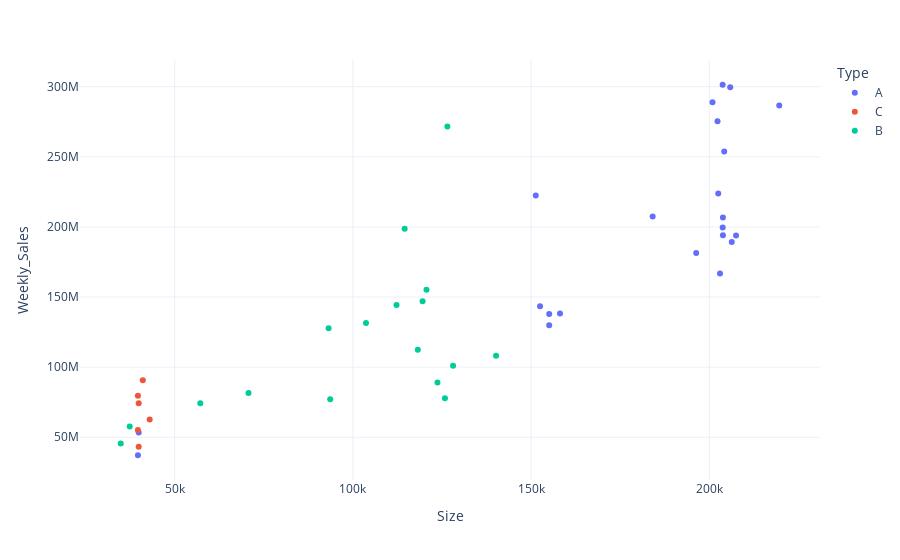

The notebook cell saved with this chart:
### Code cell
fig = px.scatter(byStore, x="Size",y='Weekly_Sales',color='Type')

fig.show()

### Figure 1 — Plotly figure (JSON) as saved in the notebook; plotly's stock layout.template omitted (floating-point values rounded to 4 significant figures)
{"data": [{"hovertemplate": "Type=A<br>Size=%{x}<br>Weekly_Sales=%{y}<extra></extra>", "legendgroup": "A", "marker": {"color": "#636efa", "symbol": "circle"}, "mode": "markers", "name": "A", "showlegend": true, "type": "scatter", "x": [39690, 39910, 155078, 155083, 158114, 152513, 203007, 196321, 206302, 207499, 203819, 203750, 203819, 184109, 151315, 202505, 204184, 202307, 219622, 200898, 205863, 203742], "xaxis": "x", "y": [37160000.0, 53410000.0, 130000000.0, 137900000.0, 138249763, 143400000.0, 166800000.0, 181300000.0, 189300000.0, 194000000.0, 194000000.0, 199600000.0, 206600000.0, 207400000.0, 222400000.0, 223800000.0, 253900000.0, 275400000.0, 286500000.0, 289000000.0, 299500000.0, 301400000.0], "yaxis": "y"}, {"hovertemplate": "Type=C<br>Size=%{x}<br>Weekly_Sales=%{y}<extra></extra>", "legendgroup": "C", "marker": {"color": "#EF553B", "symbol": "circle"}, "mode": "markers", "name": "C", "showlegend": true, "type": "scatter", "x": [39910, 39690, 42988, 39910, 39690, 41062], "xaxis": "x", "y": [43290000.0, 55160000.0, 62720000.0, 74200000.0, 79570000.0, 90570000.0], "yaxis": "y"}, {"hovertemplate": "Type=B<br>Size=%{x}<br>Weekly_Sales=%{y}<extra></extra>", "legendgroup": "B", "marker": {"color": "#00cc96", "symbol": "circle"}, "mode": "markers", "name": "B", "showlegend": true, "type": "scatter", "x": [34875, 37392, 57197, 93638, 125833, 70713, 123737, 128107, 140167, 118221, 93188, 103681, 112238, 119557, 120653, 114533, 126512], "xaxis": "x", "y": [45480000.0, 57590000.0, 74250000.0, 77140000.0, 77790000.0, 81600000.0, 89130000.0, 101100000.0, 108100000.0, 112400000.0, 127800000.0, 131500000.0, 144300000.0, 147100000.0, 155100000.0, 198800000.0, 271600000.0], "yaxis": "y"}], "layout": {"legend": {"title": {"text": "Type"}, "tracegroupgap": 0}, "margin": {"t": 60}, "xaxis": {"anchor": "y", "domain": [0, 1], "title": {"text": "Size"}}, "yaxis": {"anchor": "x", "domain": [0, 1], "title": {"text": "Weekly_Sales"}}}}
